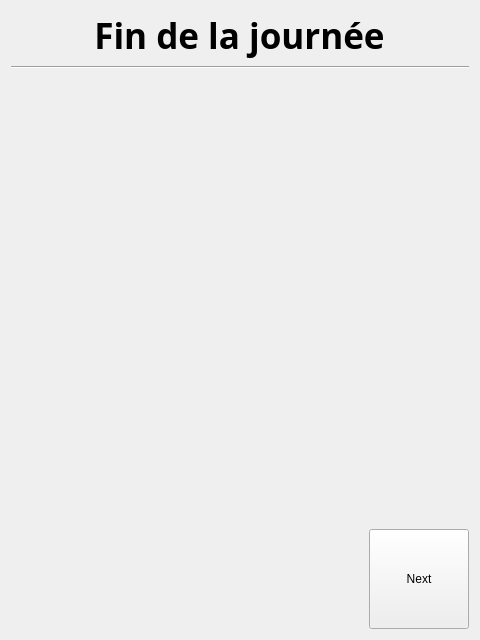
<?xml version="1.0" encoding="UTF-8"?>
<ui version="4.0">
 <class>VotingPhaseEnd</class>
 <widget class="QWidget" name="VotingPhaseEnd">
  <property name="geometry">
   <rect>
    <x>0</x>
    <y>0</y>
    <width>480</width>
    <height>640</height>
   </rect>
  </property>
  <property name="windowTitle">
   <string>Form</string>
  </property>
  <property name="styleSheet"><string notr="true"/>
  </property>
  <layout class="QGridLayout" name="gridLayout">
   <item row="0" column="0">
    <layout class="QVBoxLayout" name="verticalLayout_2">
     <item alignment="Qt::AlignHCenter">
      <widget class="QLabel" name="label">
       <property name="sizePolicy">
        <sizepolicy hsizetype="Fixed" vsizetype="Fixed">
         <horstretch>0</horstretch>
         <verstretch>0</verstretch>
        </sizepolicy>
       </property>
       <property name="font">
        <font>
         <family>Yu Gothic UI Semibold</family>
         <pointsize>26</pointsize>
         <weight>75</weight>
         <bold>true</bold>
        </font>
       </property>
       <property name="text">
        <string>Fin de la journée</string>
       </property>
       <property name="alignment">
        <set>Qt::AlignCenter</set>
       </property>
      </widget>
     </item>
     <item>
      <layout class="QVBoxLayout" name="verticalLayout">
       <item>
        <widget class="Line" name="line">
         <property name="font">
          <font>
           <family>Yu Gothic UI Semilight</family>
           <pointsize>18</pointsize>
          </font>
         </property>
         <property name="orientation">
          <enum>Qt::Horizontal</enum>
         </property>
        </widget>
       </item>
       <item>
        <spacer name="verticalSpacer">
         <property name="orientation">
          <enum>Qt::Vertical</enum>
         </property>
         <property name="sizeHint" stdset="0">
          <size>
           <width>20</width>
           <height>40</height>
          </size>
         </property>
        </spacer>
       </item>
       <item alignment="Qt::AlignRight">
        <widget class="QPushButton" name="nextButton">
         <property name="sizePolicy">
          <sizepolicy hsizetype="Fixed" vsizetype="Fixed">
           <horstretch>0</horstretch>
           <verstretch>0</verstretch>
          </sizepolicy>
         </property>
         <property name="minimumSize">
          <size>
           <width>100</width>
           <height>100</height>
          </size>
         </property>
         <property name="text">
          <string>Next</string>
         </property>
        </widget>
       </item>
      </layout>
     </item>
    </layout>
   </item>
  </layout>
 </widget>
 <resources/>
 <connections/>
</ui>
